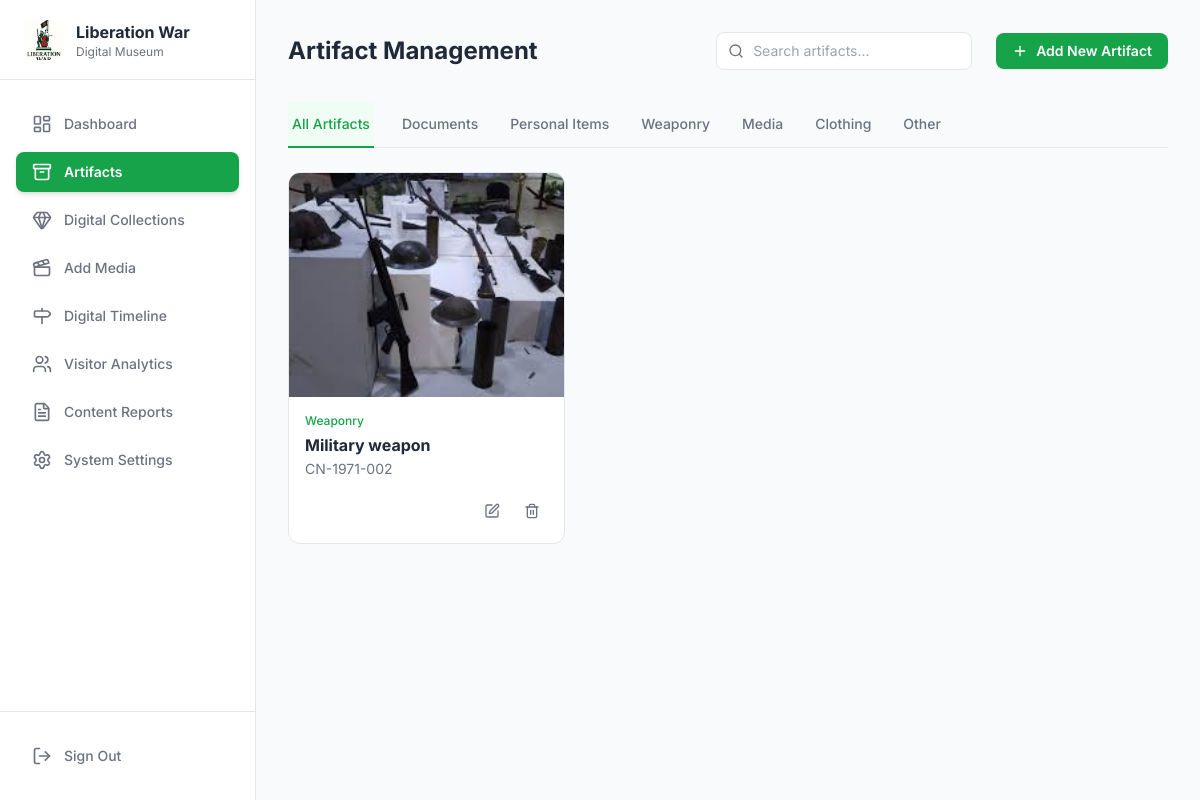
Before: /artifact_management.php (signed in) with the older database file.
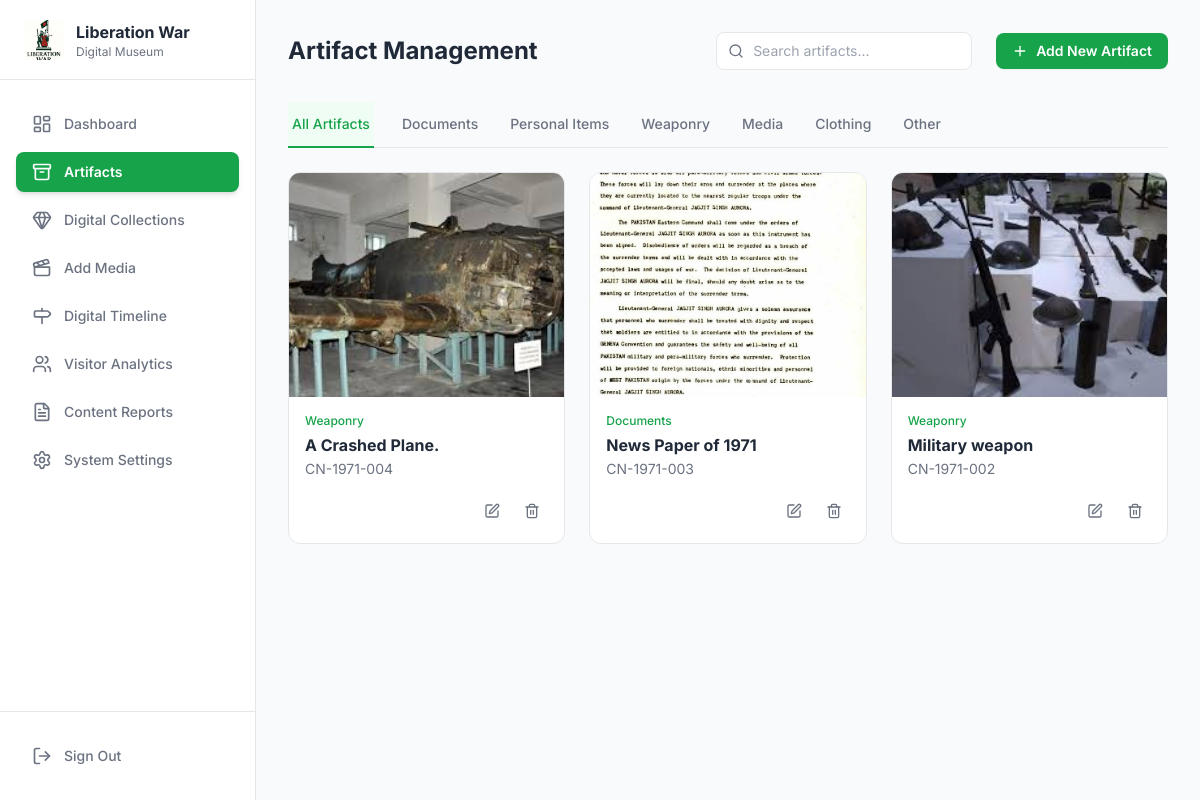
After: the same page with the newer database file.
### tables this page shows
CREATE TABLE `artifacts` (
  `artifact_id` int(11) NOT NULL,
  `collection_number` varchar(50) NOT NULL,
  `accession_number` varchar(50) DEFAULT NULL,
  `title` varchar(255) NOT NULL,
  `object_type` varchar(100) DEFAULT NULL,
  `period` varchar(100) DEFAULT NULL,
  `description` text DEFAULT NULL,
  `significance_comment` text DEFAULT NULL,
  `contributor_name` varchar(255) DEFAULT NULL,
  `collection_date` date DEFAULT NULL,
  `found_place` varchar(255) DEFAULT NULL,
  `measurements` varchar(100) DEFAULT NULL,
  `materials` varchar(255) DEFAULT NULL,
  `gallery_number` varchar(50) DEFAULT NULL,
  `condition` varchar(50) DEFAULT NULL,
  `preservation_notes` text DEFAULT NULL,
  `correction_notes` text DEFAULT NULL,
  `is_featured` tinyint(1) NOT NULL DEFAULT 0,
  `artifact_image_url` varchar(255) DEFAULT NULL,
  `status` enum('On Display','In Storage','Under Restoration','On Loan') NOT NULL DEFAULT 'In Storage',
  `added_by_user_id` int(11) DEFAULT NULL,
  `created_at` timestamp NOT NULL DEFAULT current_timestamp()
);

### artifact_management.php (the view, shortened to what this page needs)
<?php
$baseURL = "http://localhost/MUSEUM/";
$host = "localhost";
$username = "root";
$password = "";
$database = "museum";
$conn = new mysqli($host, $username, $password, $database);
$artifacts = [];
$query = "SELECT artifact_id, title, collection_number, object_type, artifact_image_url FROM artifacts ORDER BY created_at DESC";
$result = $conn->query($query);
if ($result && $result->num_rows > 0) {
    while ($row = $result->fetch_assoc()) {
        $artifacts[] = $row;
    }
}
$artifactTypes = ['Documents', 'Personal Items', 'Weaponry', 'Media', 'Clothing', 'Other'];
?>
<!DOCTYPE html>
<html lang="en">
<head>
    <script src="https://cdn.tailwindcss.com"></script>
</head>
<body class="bg-neutral-bg flex min-h-screen text-neutral-text-main">
    <aside class="w-64 bg-neutral-card border-r border-neutral-border flex-col h-screen fixed hidden lg:flex">
        <div class="h-20 flex items-center justify-start px-6 border-b border-neutral-border">
            <div class="flex items-center space-x-3">
                <img src="images/logo.png" alt="Museum Logo" class="h-10 w-10 object-cover rounded-md">
                <div class="text-left">
                    <h1 class="text-base font-bold">Liberation War</h1>
                    <p class="text-xs text-neutral-text-muted">Digital Museum</p>
                </div>
            </div>
        </div>
        <nav class="flex-1 px-4 py-6 space-y-2">
           <a href="manager_dashboard.php" class="text-neutral-text-muted hover:bg-gray-100 hover:text-neutral-text-main flex items-center px-4 py-2.5 text-sm font-medium rounded-lg">
                <i data-lucide="layout-dashboard" class="w-5 h-5 mr-3"></i> Dashboard
            </a>
            <a href="artifact_management.php" class="bg-brand-green text-white flex items-center px-4 py-2.5 text-sm font-semibold rounded-lg shadow-md" >
                <i data-lucide="archive" class="w-5 h-5 mr-3"></i> Artifacts
            </a>
            <a href="digital_collections.php" class="text-neutral-text-muted hover:bg-gray-100 hover:text-neutral-text-main flex items-center px-4 py-2.5 text-sm font-medium rounded-lg" >
                <i data-lucide="gem" class="w-5 h-5 mr-3"></i> Digital Collections
            </a>
             <a href="add_media.php" class="text-neutral-text-muted hover:bg-gray-100 hover:text-neutral-text-main flex items-center px-4 py-2.5 text-sm font-medium rounded-lg">
                <i data-lucide="clapperboard" class="w-5 h-5 mr-3"></i> Add Media
            </a>
            <a href="add_timeline_event.php" class="text-neutral-text-muted hover:bg-gray-100 hover:text-neutral-text-main flex items-center px-4 py-2.5 text-sm font-medium rounded-lg">
                <i data-lucide="milestone" class="w-5 h-5 mr-3"></i> Digital Timeline
            </a>
             <a href="#" class="text-neutral-text-muted hover:bg-gray-100 hover:text-neutral-text-main flex items-center px-4 py-2.5 text-sm font-medium rounded-lg">
                <i data-lucide="users" class="w-5 h-5 mr-3"></i> Visitor Analytics
            </a>
            <a href="#" class="text-neutral-text-muted hover:bg-gray-100 hover:text-neutral-text-main flex items-center px-4 py-2.5 text-sm font-medium rounded-lg">
                <i data-lucide="file-text" class="w-5 h-5 mr-3"></i> Content Reports
            </a>
             <a href="#" class="text-neutral-text-muted hover:bg-gray-100 hover:text-neutral-text-main flex items-center px-4 py-2.5 text-sm font-medium rounded-lg">
                <i data-lucide="settings" class="w-5 h-5 mr-3"></i> System Settings
            </a>
        </nav>
        <div class="mt-auto px-4 py-6 border-t border-neutral-border">
            <a href="logout.php" class="text-neutral-text-muted hover:bg-gray-100 hover:text-neutral-text-main flex items-center px-4 py-2.5 text-sm font-medium rounded-lg">
                <i data-lucide="log-out" class="w-5 h-5 mr-3"></i> Sign Out
            </a>
        </div>
    </aside>
    <main class="flex-1 p-8 lg:ml-64">
        <header class="flex items-center justify-between mb-8">
            <h1 class="text-2xl font-bold text-neutral-text-main">Artifact Management</h1>
            <div class="flex items-center gap-6">
                <div class="relative">
                    <i data-lucide="search" class="w-4 h-4 text-neutral-text-muted absolute left-3 top-1/2 -translate-y-1/2"></i>
                    <input type="text" id="search-input" placeholder="Search artifacts..." class="w-64 pl-9 pr-4 py-2 text-sm border border-neutral-border rounded-lg bg-neutral-card focus:outline-none focus:ring-2 focus:ring-brand-green">
                </div>
                <a href="add_artifact.php" class="flex items-center gap-2 bg-brand-green text-white px-4 py-2 rounded-lg text-sm font-semibold hover:bg-opacity-90 transition-all shadow-sm">
                    <i data-lucide="plus" class="w-4 h-4"></i> Add New Artifact
                </a>
            </div>
        </header>
        <div class="border-b border-neutral-border mb-6">
            <nav id="artifact-tabs" class="-mb-px flex space-x-6 overflow-x-auto" aria-label="Tabs">
                <button data-type="all" class="tab-active whitespace-nowrap py-3 px-1 border-b-2 font-medium text-sm">
                    All Artifacts
                </button>
                <?php foreach ($artifactTypes as $type): ?>
                    <button data-type="<?php echo htmlspecialchars(strtolower($type)); ?>" class="whitespace-nowrap py-3 px-1 border-b-2 border-transparent text-neutral-text-muted hover:text-neutral-text-main hover:border-gray-300 font-medium text-sm">
                        <?php echo htmlspecialchars($type); ?>
                    </button>
                <?php endforeach; ?>
            </nav>
        </div>
        <section id="artifacts-grid" class="grid grid-cols-1 sm:grid-cols-2 lg:grid-cols-3 gap-6">
            <?php if (!empty($artifacts)): ?>
                <?php foreach ($artifacts as $artifact): ?>
                    <div class="bg-neutral-card rounded-xl border border-neutral-border overflow-hidden flex flex-col group artifact-card"
                        data-title="<?php echo htmlspecialchars(strtolower($artifact['title'])); ?>"
                        data-collection="<?php echo htmlspecialchars(strtolower($artifact['collection_number'])); ?>"
                        data-type="<?php echo htmlspecialchars(strtolower($artifact['object_type'])); ?>">
                        <div class="h-56 bg-gray-100 flex items-center justify-center">
                            <img src="<?php echo $baseURL . htmlspecialchars($artifact['artifact_image_url'] ?? 'images/default_artifact.png'); ?>"
                                alt="<?php echo htmlspecialchars($artifact['title']); ?>"
                                class="w-full h-full object-cover">
                        </div>
                        <div class="p-4 flex-grow flex flex-col">
                            <p class="text-xs text-brand-green font-medium"><?php echo htmlspecialchars($artifact['object_type']); ?></p>
                            <h4 class="font-bold text-neutral-text-main mt-1 truncate group-hover:text-brand-green transition"><?php echo htmlspecialchars($artifact['title']); ?></h4>
                            <p class="text-sm text-neutral-text-muted mt-0.5"><?php echo htmlspecialchars($artifact['collection_number']); ?></p>
                            <div class="mt-auto pt-4 flex items-center justify-end space-x-2">
                                <a href="edit_artifact.php?edit_id=<?php echo $artifact['artifact_id']; ?>" class="text-xs p-2 text-neutral-text-muted hover:text-blue-600 hover:bg-blue-50 rounded-md transition"><i data-lucide="edit" class="w-4 h-4"></i></a>
                                <a href="delete_artifact.php?id=<?php echo $artifact['artifact_id']; ?>" onclick="return confirm('Are you sure you want to delete this artifact? This action cannot be undone.');" class="text-xs p-2 text-neutral-text-muted hover:text-red-600 hover:bg-red-50 rounded-md transition"><i data-lucide="trash-2" class="w-4 h-4"></i></a>
                            </div>
                        </div>
                    </div>
                <?php endforeach; ?>
            <?php endif; ?>
        </section>
    </main>
</body>
</html>

### artifact_management.php (style rules this page uses)
.tab-active { border-color: #16a34a; color: #16a34a; font-weight: 600; background-color: #f0fdf4; }

Changed rows visible on the page:
added artifacts: artifact_image_url (picture), object_type "Weaponry", title "A Crashed Plane.", collection_number "CN-1971-004"
added artifacts: artifact_image_url (picture), object_type "Documents", title "News Paper of 1971", collection_number "CN-1971-003"
